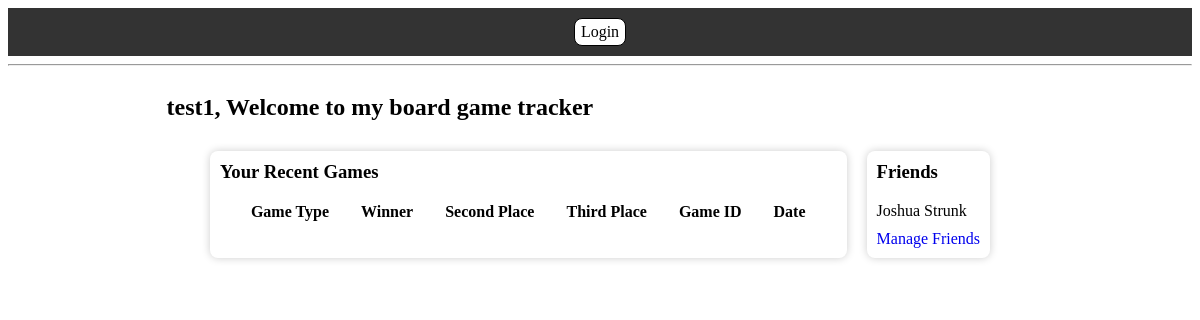
Page /home (signed in) on the earlier database version.
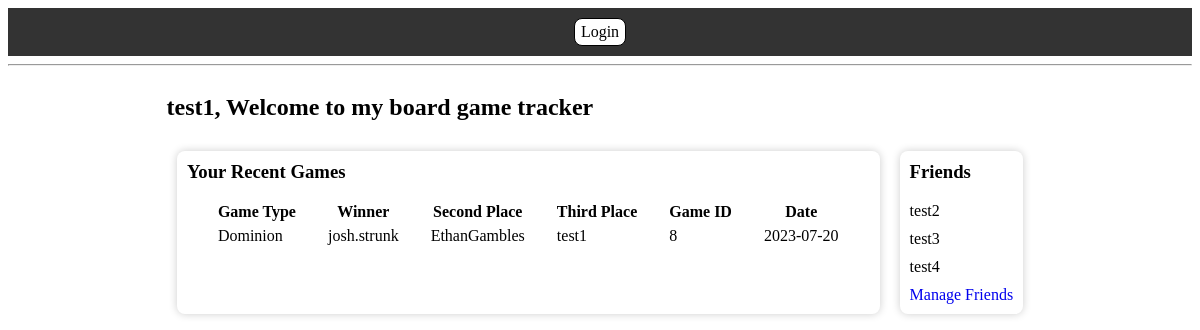
Same page on the later database version.
### app.py (models this page shows)
class User(UserMixin, db.Model):
        id = db.Column(db.Integer, primary_key=True)
        fullname = db.Column(db.String(50), nullable=False)
        username = db.Column(db.String(15), nullable=False, unique=True)
        email = db.Column(db.String(50), nullable=False, unique=True)
        password = db.Column(db.String(80), nullable=False)
        favorites = db.relationship('SupportedGames', secondary=userFavorites, backref='favoritedby')
        friends = db.relationship('User', secondary=friends,
                                primaryjoin=(friends.c.user_id == id),
                                secondaryjoin=(friends.c.friend_id == id),
                                backref=db.backref('friend_of', lazy='dynamic'),
                                lazy='dynamic')

class DominionGame(db.Model):
    id = db.Column(db.Integer, primary_key=True)
    game_id = db.Column(db.Integer, nullable=False)
    winnerName = db.Column(db.String(50), nullable=False)
    winnerScore = db.Column(db.Integer, nullable=False)
    secondName = db.Column(db.String(50), nullable=False)
    secondScore = db.Column(db.Integer, nullable=False)
    thirdName = db.Column(db.String(50))
    thirdScore = db.Column(db.Integer)
    fourthName = db.Column(db.String(50))
    fourthScore = db.Column(db.Integer)
    date = db.Column(db.Date)

### app.py (the view, shortened to what this page needs)
@app.route('/')
@app.route('/home')
@login_required
def home():
    user = User.query.filter_by(username=current_user.username).first()
    user_friends = user.friends.limit(5).all()
    print(current_user.username)
    print(current_user.fullname)
    dominion_games = DominionGame.query.filter(or_(
        DominionGame.winnerName == current_user.fullname,
        DominionGame.secondName == current_user.fullname,
        DominionGame.thirdName == current_user.fullname,
        DominionGame.fourthName == current_user.fullname,
        DominionGame.winnerName == current_user.username,
        DominionGame.secondName == current_user.username,
        DominionGame.thirdName == current_user.username,
        DominionGame.fourthName == current_user.username
    )).with_entities(DominionGame.game_id, DominionGame.winnerName, DominionGame.secondName, DominionGame.thirdName, DominionGame.date, literal('Dominion').label('game_type')).all()
    recentGames = []
    for game in dominion_games:
        new_game = {}
        if game.winnerName == current_user.username:
            new_game['winnerName'] = current_user.fullname
        else:
            new_game['winnerName'] = game.winnerName
        if game.secondName == current_user.username:
            new_game['secondName'] = current_user.fullname
        else:
            new_game['secondName'] = game.secondName
        if game.thirdName == current_user.username:
            new_game['thirdName'] = current_user.fullname
        else:
            new_game['thirdName'] = game.thirdName
        new_game['game_id'] = game.game_id
        new_game['game_type'] = 'Dominion'
        new_game['current_date'] = game.date
        recentGames.append(new_game)
    catan_games = CatanGame.query.filter(or_(
        CatanGame.winnerName == current_user.fullname,
        CatanGame.secondName == current_user.fullname,
        CatanGame.thirdName == current_user.fullname,
        CatanGame.fourthName == current_user.fullname,
        CatanGame.winnerName == current_user.username,
        CatanGame.secondName == current_user.username,
        CatanGame.thirdName == current_user.username,
        CatanGame.fourthName == current_user.username
    )).with_entities(CatanGame.game_id, CatanGame.winnerName, CatanGame.secondName, CatanGame.thirdName, CatanGame.date, literal('Catan').label('game_type')).all()
    lords_games = LordsofWaterdeepGame.query.filter(or_(
        LordsofWaterdeepGame.winnerName == current_user.fullname,
        LordsofWaterdeepGame.secondName == current_user.fullname,
        LordsofWaterdeepGame.thirdName == current_user.fullname,
        LordsofWaterdeepGame.fourthName == current_user.fullname,
        LordsofWaterdeepGame.winnerName == current_user.username,
        LordsofWaterdeepGame.secondName == current_user.username,
        LordsofWaterdeepGame.thirdName == current_user.username,
        LordsofWaterdeepGame.fourthName == current_user.username
    )).with_entities(LordsofWaterdeepGame.game_id, LordsofWaterdeepGame.winnerName, LordsofWaterdeepGame.secondName, LordsofWaterdeepGame.thirdName, LordsofWaterdeepGame.date, literal('Catan').label('game_type')).all()
    sortedGames = sorted(recentGames, key=lambda x: x['game_id'], reverse=True)
    top5Games = sortedGames[:5]
    return render_template('home.html', title='Home', name=current_user.fullname, friends=user_friends, recentGames=top5Games)

### app.py (called while the page is built)
@login_manager.user_loader
def load_user(user_id):
    return User.query.get(int(user_id))

### home.html (shortened to what this page needs)
<!DOCTYPE html>
<html lang="en">
<head>
    <link rel="stylesheet" href="{{ url_for('static', filename='css/baseStyles.css') }}">
</head>
<body>
    {% extends "base.html" %}
    {% import "bootstrap/wtf.html" as wtf %}
    {% block content %}
        <div id="content">
            <div>
                <h2>{{ name }}, Welcome to my board game tracker</h2>
                <div id="mainLayout">
                    <div  class="section">
                        <h3>Your Recent Games</h3>
                        <table>
                            <thead>
                              <tr>
                                <th>Game Type</th>
                                <th>Winner</th>
                                <th>Second Place</th>
                                <th>Third Place</th>
                                <th>Game ID</th>
                                <th>Date</th>
                              </tr>
                            </thead>
                            <tbody>
                              {% for game in recentGames %}
                              <tr>
                                <td>{{ game.game_type }}</td>
                                <td>{{ game.winnerName }}</td>
                                <td>{{ game.secondName }}</td>
                                <td>{{ game.thirdName }}</td>
                                <td>{{ game.game_id }}</td>
                                <td>{{ game.current_date }}</td>
                              </tr>
                              {% endfor %}
                            </tbody>
                        </table>
                    </div>
                    <div class="section">
                        <h3>Friends</h3>
                        <div>
                            {% for friend in friends %}
                            <div style="margin-top: 10px;">
                                <span>{{ friend.fullname }}</span>
                            </div>
                            {% endfor %}
                        </div>
                        <div style="margin-top: 10px;">
                            <a href="/friend" class="btn-info">Manage Friends</a>
                        </div>
                    </div>
                </div>
            </div>
        </div>
    {% endblock %}

### app/templates/base.html (shortened to what this page needs)
<!DOCTYPE html>
<html lang="en">
<head>
</head>
<body>
    <nav>
        <a href="/login">Login</a>
    </nav>
    <hr>
    {% block content %}
    {% endblock %}
</body>
</html>

### baseStyles.css (style rules this page uses)
nav { display: flex; flex-direction: row; justify-content: center; background-color: #333333; width: 100%; }
nav a { margin: 10px; height: 18px; text-decoration: none; padding-top: 4px; padding-bottom: 4px; padding-left: 6px; padding-right: 6px; border: 1px solid black; border-radius: 8px; text-align: center; color: black; background-color: white; }
#content { display: flex; justify-content: center; }
#mainLayout { display: flex; justify-content: center; }
#mainLayout { width: 867px; display: flex; flex-direction: row; flex-wrap: wrap; }
.section { margin: 10px; border-radius: 8px; box-shadow: 0px 0px 8px rgba(0, 0, 0, 0.2); padding: 10px; }
.section h3 { margin-top: 0px; }
table { border-collapse: separate; border-spacing: 30px 0; }
tr td { padding-bottom: 10px; }
tr th { padding-bottom: 5px; }
a { text-decoration: none; }

Differences in the rows shown:
no longer on this page (row edited): User: fullname "Joshua Strunk"
added DominionGame: winnerName "josh.strunk", secondName "EthanGambles"
now on this page (row edited): User: fullname "test2"
now on this page (row edited): User: fullname "test3"
now on this page (row edited): User: fullname "test4"
Other differences:
new list line: "Dominion 8 2023-07-20"
new list line: "test1"
